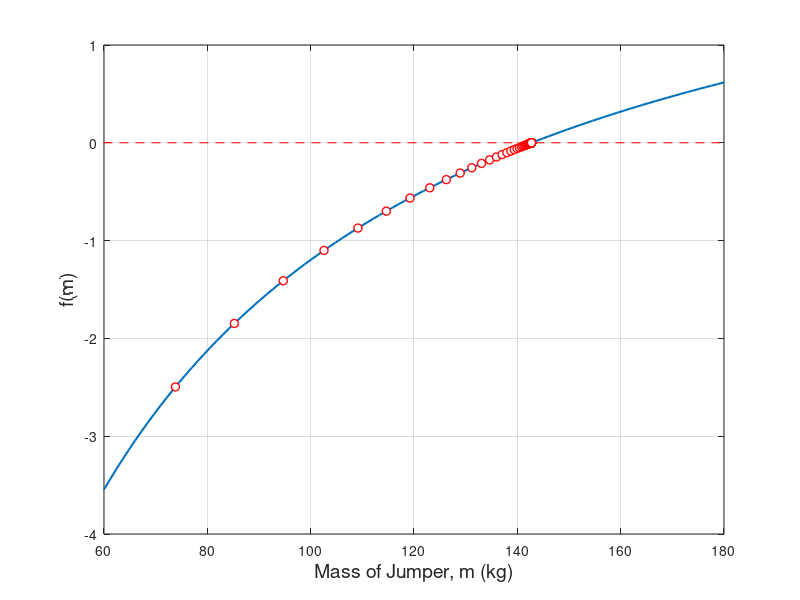

Here is the MATLAB script that generated this plot: (Note: this script raises an error after producing the figure.)
clc; clear; close all;
% EA_Inclass_2_1
% Root-finding by Fixed point method

cd = 0.25; g = 9.81; v = 36; t = 4;

fm =@(m) sqrt(g*m/cd).*tanh(sqrt(g*cd./m)*t)-v;

% Make the plot f(m)
m = linspace(60,180,100);
fm_x = fm(m);

plot(m,fm_x, 'LineWidth', 1.5)
axis([60 180 -4 1])
xlabel('Mass of Jumper, m (kg)', 'FontSize',14)
ylabel('f(m)', 'FontSize', 14)
grid on
hold on
plot([40 180], [0 0], 'r--')

%% Inclass activity #2_fixed point
%   Fixed point method (We guess)
    
    m1_old = 60;  %(Kg)   
    m1 = m1_old;
    
    for i = 1:100
        m1 = v^2*cd/g/(tanh(sqrt(g*cd./m1)*t))^2;
        
        err = abs((m1 - m1_old)/m1);
        
        f_rm = fm(m1);
        
        plot(m1, f_rm, 'o','LineWidth',1,...
                       'MarkerEdgeColor','r',...
                       'MarkerFaceColor','w',...
                       'MarkerSize',6)
        pause
        if err < 1e-4, break, end
    end

    xb = incsearch(fm,40,200,20);

    [m,n] = size(xb);

    for i = 1:m

    xL = xb(i,1);   xU = xb(i,2);
    FL = fm(xL);     fU = fm(xU);

    xr_old = xL;
    iter = 0;
        
    fprintf('   iter     xr        err \n')

while (1)
    xr = (xL + xU)/2;
    FR = fm(xr);
    
    iter = iter + 1;
    
    err = abs((xr - xr_old)/xr);
    
    fprintf('%5d %10.3f %10.5f \n',iter, xr, err)
    if err < 1e-4 || iter > 20, break, end
    
    xr_old = xr;
    if sign(FR*FL) > 0
        xL = xr;
    else
        xU = xr;
    end
end
    plot(xr, FR, 'o','LineWidth',2,...
                       'MarkerEdgeColor','r',...
                       'MarkerFaceColor','w',...
                       'MarkerSize',10)
        
    end
hold off 
